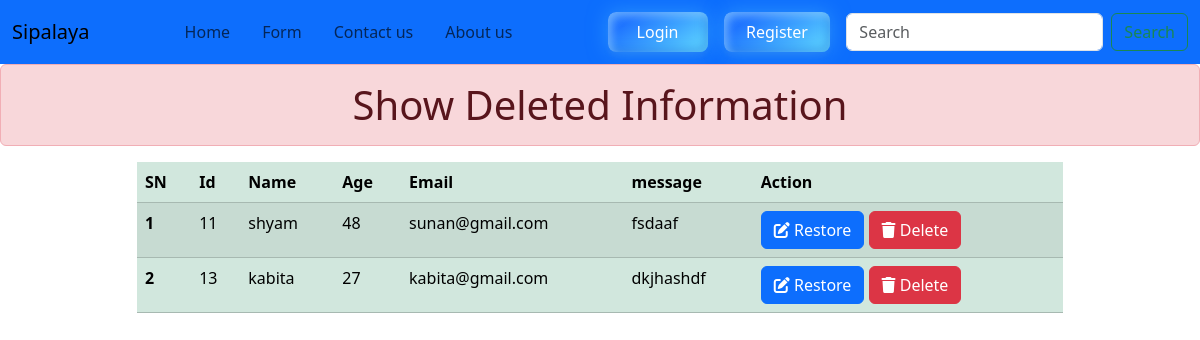
Screenshot of /bin/ with the database file from the repository.
### crudApp/models.py (models this page shows, shortened)
class Student(models.Model):
    name=models.CharField(max_length=50)
    age=models.IntegerField()
    email=models.EmailField()
    message=models.TextField()
    ISDelete=models.BooleanField(default=False)

### crudApp/views.py (the view)
# urls.py: path('bin/', bin,name='bin'),
def bin(request):
    finds=Student.objects.filter(ISDelete=True)
    return render(request,'crudApp/bin.html',{'finds':finds})

### crudApp/templates/crudApp/bin.html (shortened to what this page needs)
{% extends "base.html" %}
{% block content %}
<h1 class="text-center alert alert-danger mx-auto ">Show Deleted Information</h1>
<div class="container">
    <div class="row">
        <div class="col-10 mx-auto">
            <table class="table table-success table-striped">
                <thead>
                    <tr>
                        <th scope="col">SN</th>
                        <th scope="col">Id</th>
                        <th scope="col">Name</th>
                        <th scope="col">Age</th>
                        <th scope="col">Email</th>
                        <th scope="col">message</th>
                        <th scope="col">Action</th>
                    </tr>
                </thead>
                <tbody>
                    {% for i in finds %}
                    <tr>
                        <th scope="row">{{forloop.counter}}</th>
                        <td>{{i.id}}</td>
                        <td>{{i.name}}</td>
                        <td>{{i.age}}</td>
                        <td>{{i.email}}</td>
                        <td>{{i.message}}</td>
                        <td>
                            <button type="button" class="btn btn-primary" data-bs-toggle="modal"
                                data-bs-target="#exampleModal"><i class="fa-solid fa-pen-to-square"></i>
                                Restore
                            </button>
                            <a href="{% url 'delete_bin' i.id %}"> <button class="btn btn-danger"><i
                                        class="fa-solid fa-trash "></i> Delete</button></a>
                        </td>
                    </tr>
                    {% endfor %}
                </tbody>
            </table>
        </div>
    </div>
</div>
{% endblock content %}

### rows the page displays
Student: id "11", name "shyam", age "48", email "sunan@gmail.com", message "fsdaaf"
Student: id "13", name "kabita", age "27", email "kabita@gmail.com", message "dkjhashdf"
